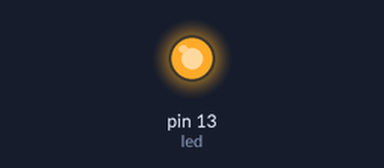
A sketch run on a simulated Arduino Uno, built with avr-gcc and run on an emulated ATmega328P. Shown: output pins drawn as LEDs (lit = HIGH).

Above: at 0.5 s.
At 1.5 s:
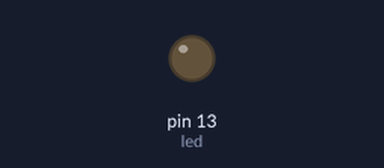
Timing chart, 0 to 6.4 s (numbered marks = the images above):
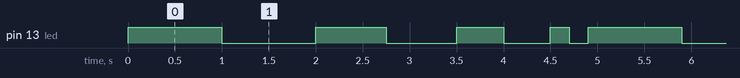

The sketch:

test_1.6.ino
```cpp
int led = 13;

void setup() {
  // put your setup code here, to run once:
  pinMode(led, OUTPUT);
}

void loop() {
  digitalWrite(led, HIGH);
  delay(1000);
  digitalWrite(led, LOW);
  delay(1000);
  digitalWrite(led, HIGH);
  delay(750);
  digitalWrite(led, LOW);
  delay(750);
  digitalWrite(led, HIGH);
  delay(500);
  digitalWrite(led, LOW);
  delay(500);
  digitalWrite(led, HIGH);
  delay(200);
  digitalWrite(led, LOW);
  delay(200);
}
```

Measured:
- by itself, pin 13 (led): repeats every 4.9 s: LOW 1.0 s, HIGH 0.75 s, LOW 0.75 s, HIGH 0.50 s, LOW 0.50 s, HIGH 0.20 s, LOW 0.20 s, HIGH 1.0 s
- by itself, everything shown: repeats every 4.9 s, in 8 steps
